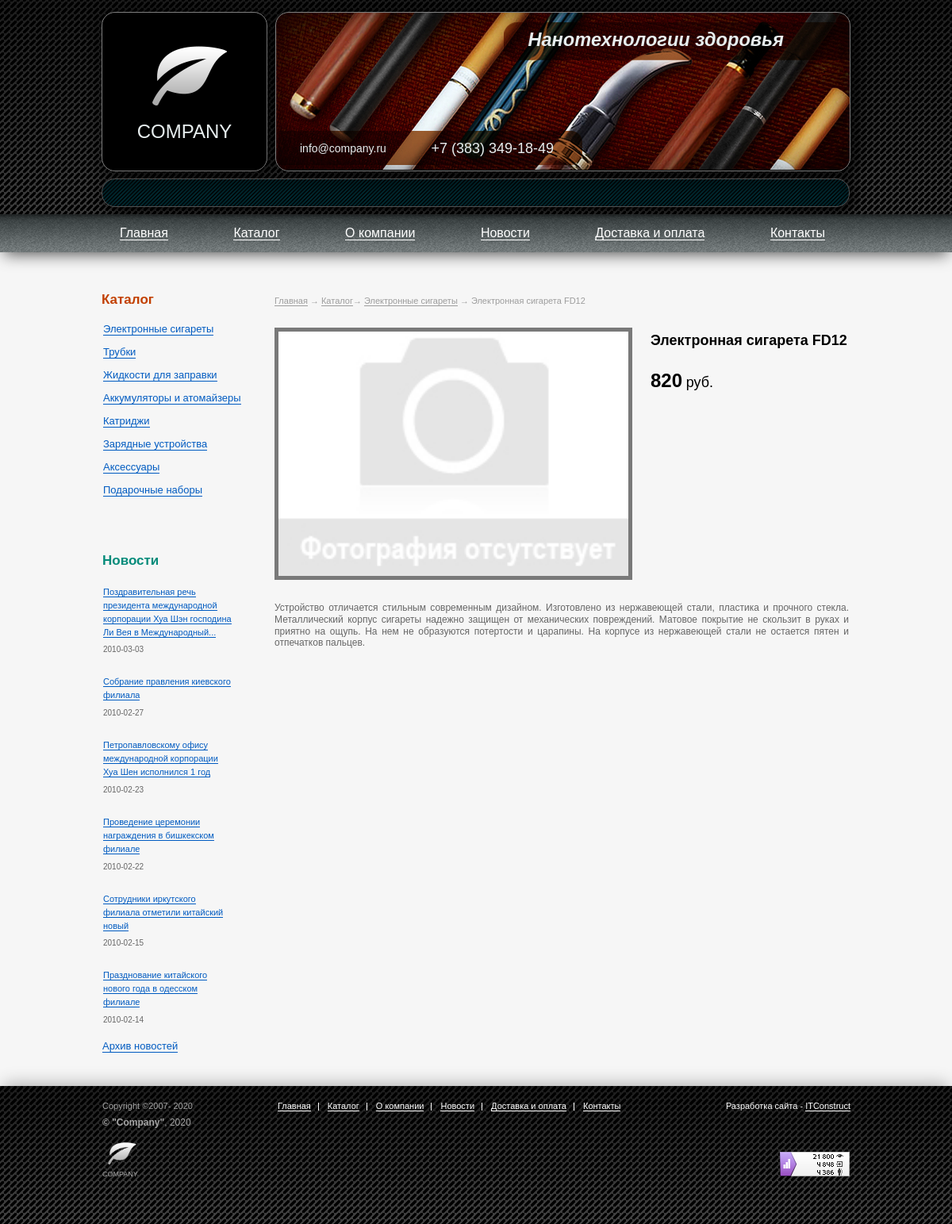
/elsig.site.new/product.php?id=1, run on the app's committed database.
### tables this page shows
CREATE TABLE Product (
	id INT AUTO_INCREMENT PRIMARY KEY NOT NULL,
	name VARCHAR(255) NOT NULL,
	image VARCHAR(255),
    	price FLOAT NOT NULL,
    	description TEXT,
    	main_category INT NOT NULL,
	FOREIGN KEY (main_category) REFERENCES Category (id) ON DELETE CASCADE ON UPDATE CASCADE
);

CREATE TABLE Category (
	id INT AUTO_INCREMENT PRIMARY KEY NOT NULL,
	name VARCHAR(255) NOT NULL,
	image VARCHAR(255)
);

CREATE TABLE News (
	id INT AUTO_INCREMENT PRIMARY KEY NOT NULL,
	header VARCHAR(255) NOT NULL,
	date DATE NOT NULL,
    	preview TEXT,
    	description TEXT
);

### elsig.site.new/product.php (the view, shortened to what this page needs)
<?php
require 'template/header.php';
function clearInt($data){
    return abs((int)$data);
}
$id = clearInt($_GET['id']);
$sql = "SELECT * FROM Product WHERE id = $id";
$res = mysqli_query($link, $sql);
if ($_GET["cat_id"])
{
    $cat_id = $_GET["cat_id"];
    $sql_cat = "SELECT c.id, c.name FROM Category c WHERE id = $cat_id";
    $res_cat = mysqli_query($link, $sql_cat);
}
else
{
    $sql_cat = "SELECT c.id, c.name FROM Category c JOIN product_category pc ON c.id = pc.category_id JOIN product p ON pc.product_id = p.id WHERE (p.main_category = c.id) AND (p.id = $id)";
    $res_cat = mysqli_query($link, $sql_cat);
}
?>
<main class="inside-content">
<nav class="bread-crumbs-container product__bread-crumbs">
    <ul class="bread-crumbs">
        <?
        if ($res)
        {
            foreach ($res as $prod)
            {
                echo '<li class="bread-crumb"><a class="bread-crumb__link" href="index.php">Главная</a></li>
                        <li class="bread-crumb"><a class="bread-crumb__link" href="catalog.php">Каталог</a></li>';
                foreach ($res_cat as $row)
                    echo '<li class="bread-crumb"><a class="bread-crumb__link" href="catalog.php?cat_id='. $row["id"] .'">'. $row["name"] .'</a></li>
                            <li class="bread-crumb bread-crumb_current">'. $prod["name"] .'</li>';
                echo  '</ul>
                        </nav>';
                if ($prod["image"] == '')
                {
                    $prod["image"] = 'img/category-none.jpg';
                }
                echo '<section class="product">
                        <h1 class="product__info-block-part product__headline">' . $prod["name"] . '</h1>
                        <img class="product__image" src="' . $prod["image"] . '"alt="Упс! Здесь было фото сигареты, но теперь его нет :(">
                        <span class="good-price good_price product__info-block-part product__info-price">' . $prod["price"] . ' <small class="good-price__currency">руб.</small></span>
                        <article class="product__description">
                            ' . $prod["description"] . '
                        </article>
                    </section>';
            }
        }
        ?>
</main>
<? require 'template/sidebar.php' ?>
    </div>
</div>
<? require 'template/footer.php' ?>

### elsig.site.new/template/sidebar.php (shortened to what this page needs)
<div class="sidebar">
    <section class="catalog">
        <h2 class="sidebar__headline">Каталог</h2>
        <ul class="catalog-list">
            <?
             $sql = "SELECT id, name FROM Category";
             $res = mysqli_query($link, $sql);
				foreach ($res as $cat)
					echo '<li class="catalog-list__item"><a class="catalog-list__link" href="catalog.php?cat_id='. $cat["id"] .'">'.$cat["name"].'</a></li>';
			?>
        </ul>
    </section>
    <section class="news">
        <h2 class="sidebar__headline news__headline">Новости</h2>
        <ul class="news-list">
            <?
                $sql_sb = 'SELECT id, header, date FROM News ORDER BY date DESC LIMIT '.KOL_NEWS_SB;
                $res_sb = mysqli_query($link, $sql_sb);
				foreach ($res_sb as $new)
				{
					echo '<li class="news-item">
							<a class="news-item__link" href="news-detail.php?id='. $new["id"] .'">'. $new["header"] .'</a>
							<span class="news-item__date">' . $new["date"] . '</span>
						</li>';
				}
			?>
        </ul>
        <span class="archive"><a class="archive__link" href="news.php">Архив новостей</a></span>
    </section>
</div>

### elsig.site.new/css/stylesheet.css (style rules this page uses)
html, body, div, span, applet, object, iframe, h1, h2, h3, h4, h5, h6, p, blockquote, pre, a, abbr, acronym, address, big, cite, code, del, dfn, em, img, ins, kbd, q, s, samp, small, strike, strong, sub, sup, tt, var, b, u, i, center, dl, dt, dd, ol, ul, li, fieldset, form, label, legend, table, caption, tbody, tfoot, thead, tr, th, td, article, aside, canvas, details, embed, figure, figcaption, footer, header, hgroup, menu, nav, output, ruby, section, summary, time, mark, audio, video { margin: 0; padding: 0; border: 0; font-size: 100%; font: inherit; vertical-align: baseline; }
article, aside, details, figcaption, figure, footer, header, hgroup, menu, nav, section { display: block; }
body { line-height: 1; }
ol, ul { list-style: none; }
html, body, h3 { font-family: "Arial", "Tahoma", "Geneva", sans-serif; width: 100%; }
h1 { font-size: 17px; margin: 0 0 26px -3px; font-weight: bold; }
h2 { color: #000; font-size: 13px; font-weight: bold; line-height: 18px; margin: 18px 0; font-weight: bold; }
p, ul, ol { font-size: 13px; line-height: 18px; margin: 18px 0; }
ul, li { list-style: none; margin: 0; padding: 0; }
a { text-decoration: none; border-bottom: 1px solid #fff; }
body { min-width: 1000px; }
.inside-content { padding: 3px 0 0 0; align-self: flex-end; width: 724px; float: right; }
.seo-article, .product__description { color: #666; font-size: 12px; line-height: 14.772px; margin: 12px 2px 81px 0; text-align: justify; width: 724px; float: right; }
.sidebar { float: left; width: 176px; margin-bottom: 43px; }
.catalog { margin-bottom: 73px; }
.sidebar__headline { color: #c24000; font-size: 17px; line-height: 20.4px; margin: 0 0 21px; }
.catalog-list { margin: 0 0 0 2px; }
.catalog-list__item { line-height: 12px; margin-bottom: 17px; }
.catalog-list__link { border-bottom: 1px solid #005bc1; color: #005bc1; font-size: 13px; text-decoration: none; }
.news { width: 165px; }
.news__headline { color: #058b7a; margin: 0 0 20px 1px; }
.news-list { margin: 0; }
.news-item__link { font-size: 13px; line-height: 15.6px; border-bottom: 1px solid #005bc1; }
.archive { display: block; margin-left: 1px; margin-top: -8px; }
.archive__link { font-size: 13px; color: #005bc1; border-bottom: 1px solid #005bc1; }
.news-item { line-height: 16.9px; margin-bottom: 27px; margin-left: 2px; }
.news-item__link { color: #005bc1; font-size: 11px; }
.news-item__date, .news-item__preview { color: #666; display: block; font-size: 10px; line-height: 10px; margin-top: 9px; position: relative; }
.bread-crumbs-container { display: block; margin: -1px 0px 11px -2px; }
.bread-crumbs { display: inline; color: #9d9d9d; font-size: 11px; }
.bread-crumb { display: inline; position: relative; margin-right: 14px; }
.bread-crumb::after { content: "→"; position: absolute; top: -3px; left: -14px; }
.bread-crumb:last-child { margin-right: 0; }
.bread-crumb:first-child::after { content: ""; }
.bread-crumb__link { color: inherit; border-bottom: 1px solid #9d9d9d; }
.good-price { font-size: 24px; font-weight: bold; }
.good_price { display: block; margin: 9px 0 11px -1px; }
.good-price__currency { font-weight: normal; font-size: 18px; margin-left: -2px; }
.product { margin: 25px 0 0 -2px; }
.product__bread-crumbs { margin-bottom: 25px; }
.product__headline { margin-top: 6px; font-size: 18px; line-height: 21.5px; margin-bottom: 18px; }
.product__image { float: left; outline: 5px solid #797979; outline-offset: -5px; width: 451px; height: 318px; margin-bottom: 16px; }
.product__info-block-part { float: right; width: 250px; margin-right: 2px; }
.product__info-price { margin-bottom: 16px; }
.product__description { margin-bottom: 201px; }

### data on the page
product: name "Электронная сигарета FD12", price "820", description "Устройство отличается стильным современным дизайном. Изготовлено из нержавеющей стали, пластика и прочного стекла. Металлический корпус сигареты надежно защищен от механических повреждений. Матовое покрытие не скользит в руках и приятно на ощупь. На нем не образуются потертости и царапины. На корпусе из нержавеющей стали не остается пятен и отпечатков пальцев."
category: name "Электронные сигареты"
category: name "Трубки"
category: name "Жидкости для заправки"
category: name "Аккумуляторы и атомайзеры"
category: name "Катриджи"
category: name "Зарядные устройства"
category: name "Аксессуары"
category: name "Подарочные наборы"
news: header "Поздравительная речь президента международной корпорации Хуа Шэн господина Ли Вея в Международный...", date "2010-03-03"
news: header "Собрание правления киевского филиала", date "2010-02-27"
news: header "Петропавловскому офису международной корпорации Хуа Шен исполнился 1 год", date "2010-02-23"
news: header "Проведение церемонии награждения в бишкекском филиале", date "2010-02-22"
news: header "Сотрудники иркутского филиала отметили китайский новый", date "2010-02-15"
news: header "Празднование китайского нового года в одесском филиале", date "2010-02-14"

### other printed values
$mmenu['link'] "Главная"
$mmenu['link'] "Каталог"
$mmenu['link'] "О компании"
$mmenu['link'] "Новости"
$mmenu['link'] "Доставка и оплата"
$mmenu['link'] "Контакты"
$year "2020"
